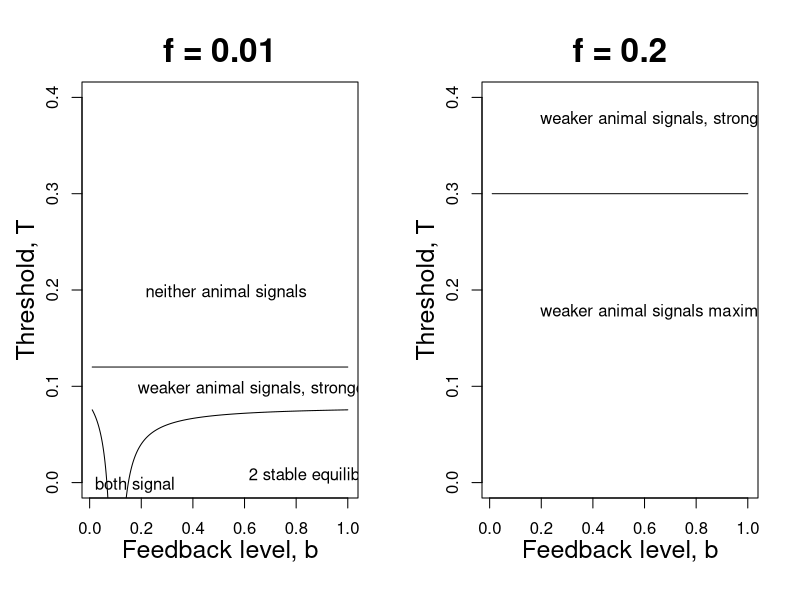
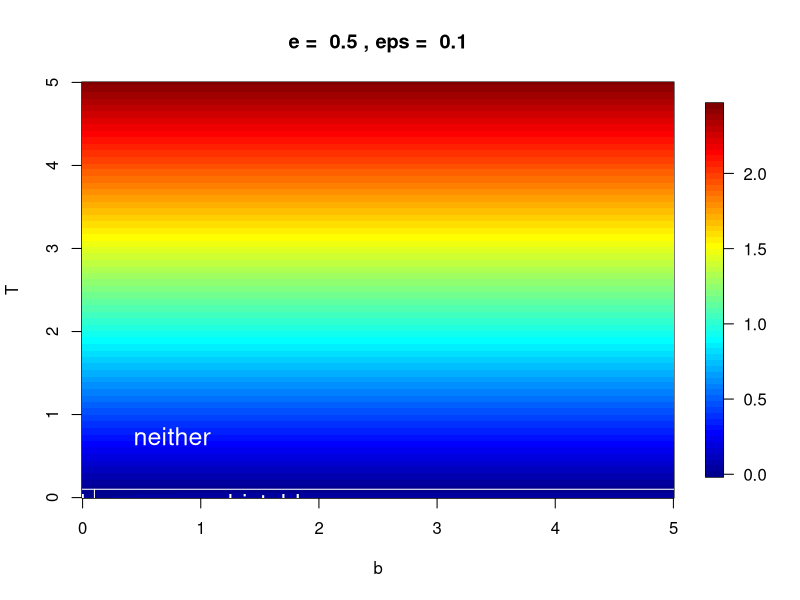

Reproduce these figures in R, in order.
e=0.5
eps=0.5

bifurc<-function(b,f){ #if T<bifurc(b) and b>2*eps*e a bifurcation occurs
	if(b>2*eps*error){
	a=(2*eps*error+b)*f/error+2*eps^2*error-eps*b
	a=a/(2*eps*error-b)
	} else{ a=-1}
	return(max(a,-1))
}


both<-function(b,f){ #if T<both(b) and b<2*eps*e both signal at non zero rates
	if(b<2*eps*error){
		a=(2*eps*error)*(eps-f/error)+b*(-f/error-eps)
		a=a/(2*eps*error-b)
	} else{a=-1}
	return(max(a,-1))
}

lowerline<-function(b,f){
	a=f/error-eps
	return(a)
}


upperline<-function(b,f){
	a=eps+f/error
	return(a)
}

error=0.5
eps=.1
lb=200
lf=200
bvals=seq(0.1,10,length.out=lb)
fvals=seq(0,2,length.out=lf)

bifurcmat<-array(,c(lb,lf))
bothmat<-array(,c(lb,lf))
lowermat<-array(,c(lb,lf))
uppermat<-array(,c(lb,lf))

for(i in 1:lb){
	for(j in 1:lf){
		bifurcmat[i,j]=bifurc(bvals[i],fvals[j])
		bothmat[i,j]=both(bvals[i],fvals[j])
		lowermat[i,j]=lowerline(bvals[i],fvals[j])
		uppermat[i,j]=upperline(bvals[i],fvals[j])
	}
}



error=0.5
eps=.1
lb=500
fmax=.3
bvals=seq(0.01,1,length.out=lb)

quartz()
pdf(file='bifurc_diagram.pdf')

layout(matrix(1:2,nrow=1))
f=0.01
plot(bvals,apply(matrix(bvals,nrow=1),2,bifurc,f=f),type='l',ylim=c(0,eps+eps*error+.25),xlab="Feedback level, b",ylab="Threshold, T",cex.lab=1.5,mgp=c(2.2,1,0))
# ,main=paste("f = ",round(f,2),", e = ",e,", eps = ",eps)
title(main=paste("f =",f),cex.main=2,line=1)
lines(bvals,apply(matrix(bvals,nrow=1),2,both,f=f))
lines(bvals,apply(matrix(bvals,nrow=1),2,lowerline,f=f))
lines(bvals,apply(matrix(bvals,nrow=1),2,upperline,f=f))
legend(x=.1,y=eps+f/error+.1,bty="n",legend="neither animal signals")
legend(x=.5,y=.03,bty="n",legend="2 stable equilibria")
legend(x=-.095,y=0.02,bty="n",legend="both signal")
legend(x=0.07,y=0.12,bty="n",legend="weaker animal signals, stronger does not")

for(f in c(eps*error+.15)){
plot(bvals,apply(matrix(bvals,nrow=1),2,lowerline,f=f),type='l',ylim=c(0,eps+eps*error+.25),xlab="Feedback level, b",ylab="Threshold, T",cex.lab=1.5,mgp=c(2.2,1,0))
title(main=paste("f =",f),cex.main=2,line=1)
lines(bvals,apply(matrix(bvals,nrow=1),2,upperline,f=f))
legend(x=.08,y=eps+f/error+.1,bty="n",legend="neither animal signals")
legend(x=.08,y=eps+f/error-.1,bty="n",legend="weaker animal signals, stronger does not")
legend(x=.08,y=-eps+f/error-.1,bty="n",legend="weaker animal signals maximally, stronger does not")
}

graphics.off()

library(fields)



bvals<-seq(0,5,length.out=500)
tvals<-seq(0,5,length.out=500)
fvals<-array(,c(length(bvals),length(tvals)))
for(i in 1:length(bvals)){
	for(j in 1:length(tvals)){
		if(tvals[j]<eps){
			fvals[i,j]=abs((2*eps*e-bvals[i])*e*(tvals[j]-eps)/(2*eps*e+bvals[i]))
		} else{
			fvals[i,j]=e*(tvals[j]-eps)}
	}
}

quartz()
setwd("/Users/eleanorbrush/Documents/research/signaling_network")
postscript("heatmap_bifurcation_v1.eps", horizontal = FALSE, onefile = FALSE, paper = "special", width = 6.83,bg="white",height=6.83)
image.plot(bvals,tvals,fvals,xlab="b",ylab="T")
abline(h=eps,col="white")
lines(rep(2*eps*e,500),seq(0,eps,length.out=500),col='white')
legend(eps*e-.75,eps/2+.25,'both',bty='n',text.col='white',cex=1.5)
legend(2*eps*e+.75,eps/2+.25,'bistable',bty='n',text.col='white',cex=1.5)
legend(eps*e,eps+1,'neither',bty='n',text.col='white',cex=1.5)
title(paste("e = ",e,", eps = ",eps))
graphics.off()
